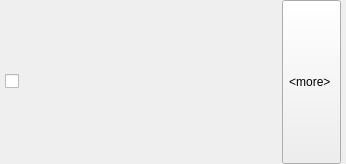
<?xml version="1.0" encoding="UTF-8"?>
<ui version="4.0">
 <class>CloudItemWidget</class>
 <widget class="QWidget" name="CloudItemWidget">
  <property name="geometry">
   <rect>
    <x>0</x>
    <y>0</y>
    <width>346</width>
    <height>164</height>
   </rect>
  </property>
  <property name="windowTitle">
   <string>Form</string>
  </property>
  <layout class="QHBoxLayout" name="horizontalLayout">
   <property name="leftMargin">
    <number>5</number>
   </property>
   <property name="topMargin">
    <number>0</number>
   </property>
   <property name="rightMargin">
    <number>5</number>
   </property>
   <property name="bottomMargin">
    <number>0</number>
   </property>
   <item>
    <widget class="QCheckBox" name="checkBox">
     <property name="text">
      <string/>
     </property>
    </widget>
   </item>
   <item>
    <widget class="QToolButton" name="moreButton">
     <property name="sizePolicy">
      <sizepolicy hsizetype="Fixed" vsizetype="Preferred">
       <horstretch>0</horstretch>
       <verstretch>0</verstretch>
      </sizepolicy>
     </property>
     <property name="text">
      <string>&lt;more&gt; </string>
     </property>
     <property name="popupMode">
      <enum>QToolButton::InstantPopup</enum>
     </property>
     <property name="toolButtonStyle">
      <enum>Qt::ToolButtonTextBesideIcon</enum>
     </property>
     <property name="autoRaise">
      <bool>false</bool>
     </property>
     <property name="arrowType">
      <enum>Qt::NoArrow</enum>
     </property>
    </widget>
   </item>
  </layout>
  <action name="actionHideCloudPoints">
   <property name="text">
    <string>HideCloudPoints</string>
   </property>
  </action>
  <action name="actionShowCloudPoints">
   <property name="text">
    <string>ShowCloudPoints</string>
   </property>
  </action>
  <action name="actionHideCloudNormals">
   <property name="text">
    <string>HideCloudNormals</string>
   </property>
  </action>
  <action name="actionShowCloudNormals">
   <property name="text">
    <string>ShowCloudNormals</string>
   </property>
  </action>
  <action name="actionDeleteItem">
   <property name="text">
    <string>DeleteItem</string>
   </property>
  </action>
  <action name="actionRename">
   <property name="text">
    <string>Rename</string>
   </property>
  </action>
 </widget>
 <resources/>
 <connections/>
</ui>
